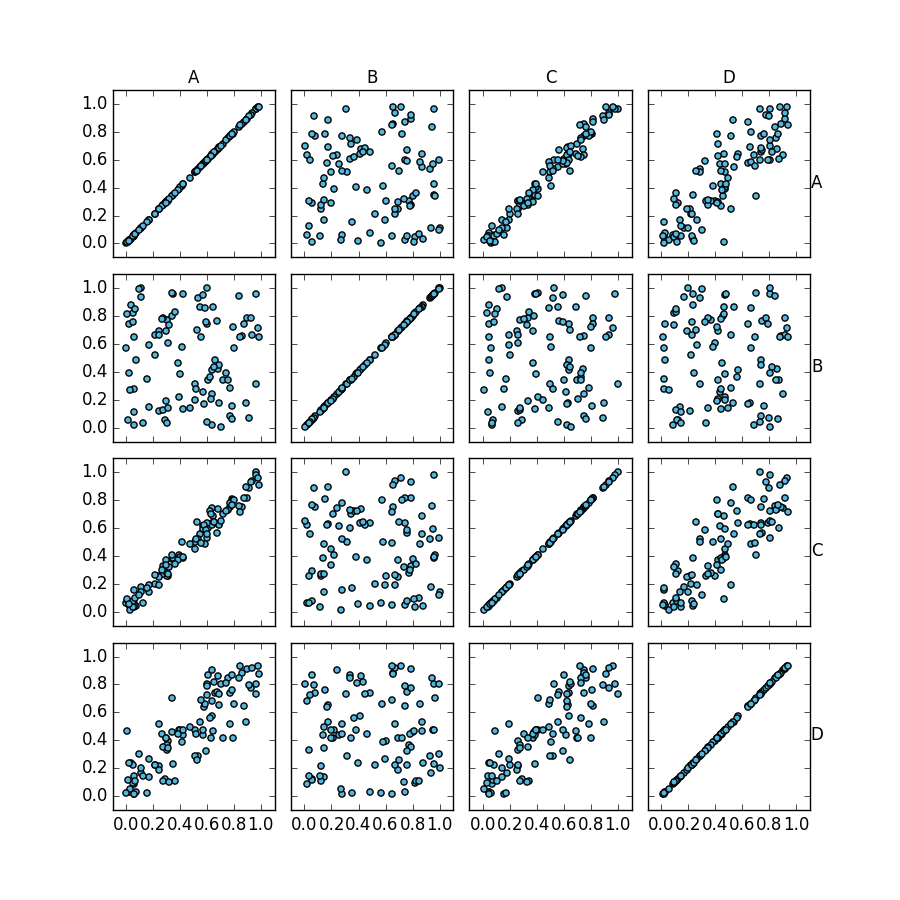

Here is the Python script that generated this plot:

# coding: utf-8

# In[1]:

from matplotlib import pyplot as plt
import numpy as np
import pandas as pd
import statsmodels.api as sm
import sys

#%matplotlib inline


# In[2]:

#datafile = "genes.dat"
if len(sys.argv) == 2:
    datafile = sys.argv[1]
with open(datafile, 'r') as f:
    genes = pd.read_csv(datafile)


# In[3]:

fig, axs = plt.subplots(nrows = 4, ncols = 4, figsize = (9, 9))

cPoint = "#52B8E0"
cLine = "#D19047"

for i, row in enumerate(genes.columns):
    for j, col in enumerate(genes.columns):
        axs[j][i].scatter(genes[row], genes[col], c = cPoint)
        if j != 3:
            axs[j][i].set_xticklabels('')
        if i != 0:
            axs[j][i].set_yticklabels('')
        if j == 0:
            axs[j][i].xaxis.set_label_position('top')
            axs[j][i].set_xlabel(row)
        if i == 3:
            axs[j][i].yaxis.set_label_position('right')
            axs[j][i].set_ylabel(col, rotation = 'horizontal')#, bbox = [1,1])

#poly_C = np.poly1d(np.polyfit(genes.C, genes.A, 1))
#xC = np.linspace(-.1, 1.1)
#axs[0][2].plot(xC, poly_C(xC), '-', lw = 3, c = cLine)            
#            
#poly_D = np.poly1d(np.polyfit(genes.D, genes.A, 3))
#xD = np.linspace(-.1, 1.1)
#axs[0][3].plot(xD, poly_D(xD), '-', lw = 3, c = cLine)
#
#poly_B = np.poly1d(np.polyfit(genes.B, genes.A, 5))
#xB = np.linspace(-.1, 1.1)
#axs[0][1].plot(xB, poly_B(xB), '-', lw = 3, c = cLine)

for ind, val in np.ndenumerate(axs):
    axs[ind].set_xlim((-.1, 1.1))
    axs[ind].set_ylim((-.1, 1.1))

plt.subplots_adjust(left=None, bottom=None, right=None, top=None, wspace=.1, hspace=.1)
plt.show()


# In[4]:

# pd.scatter_matrix(genes, alpha=0.2, figsize=(8, 8), diagonal='kde');


# In[ ]:
